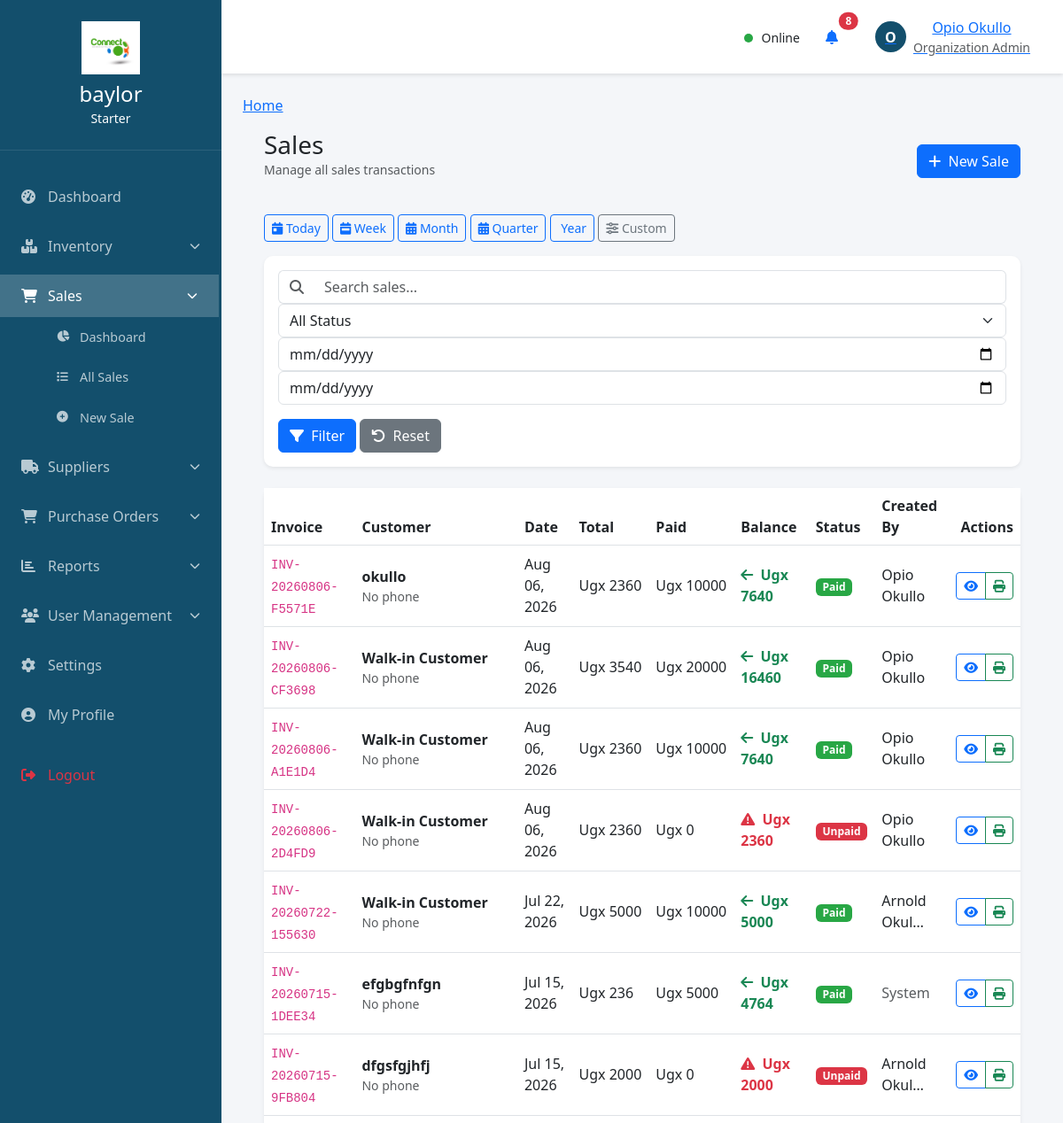
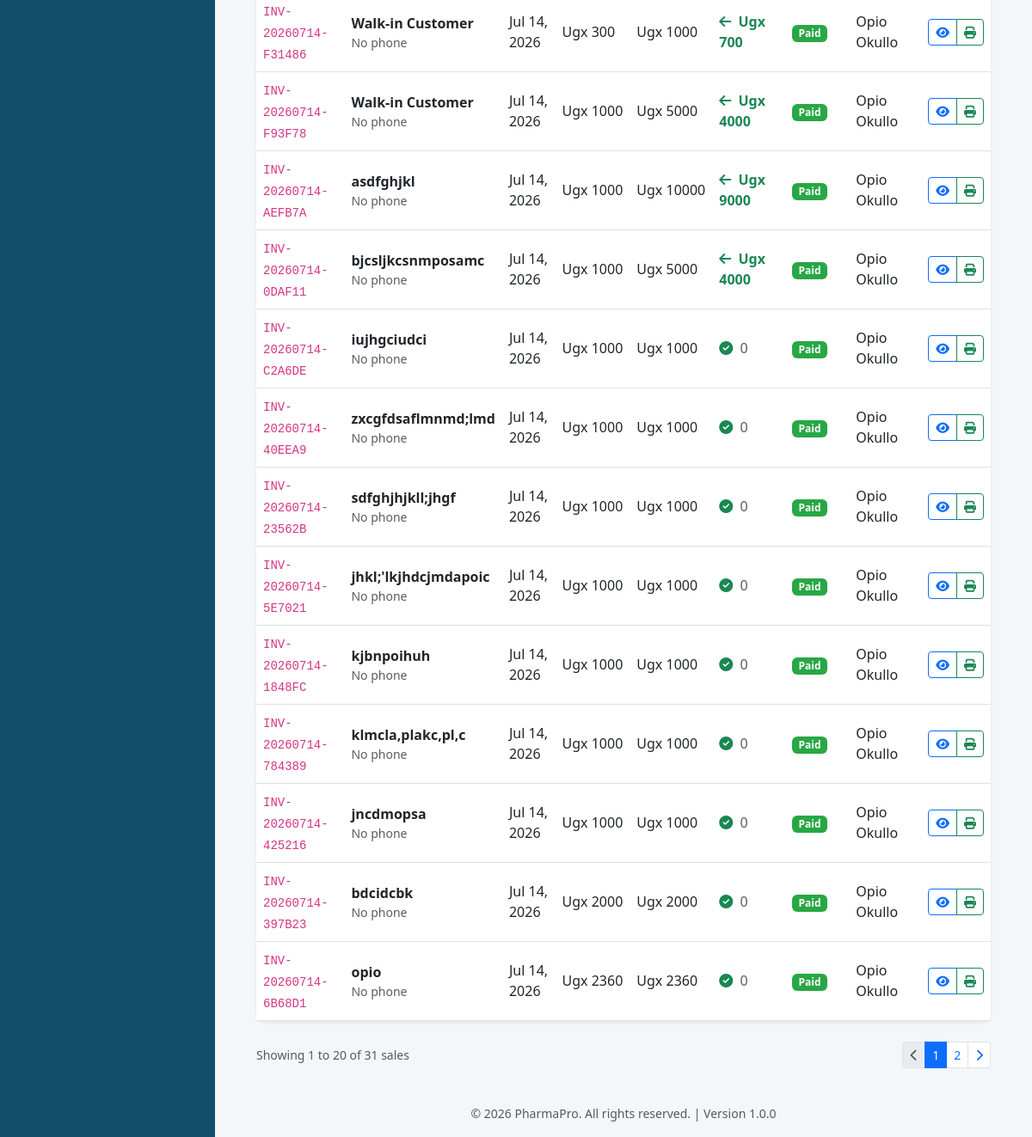
The app's page /sales/sales/ (signed in), older data (2 pictures, top to bottom).
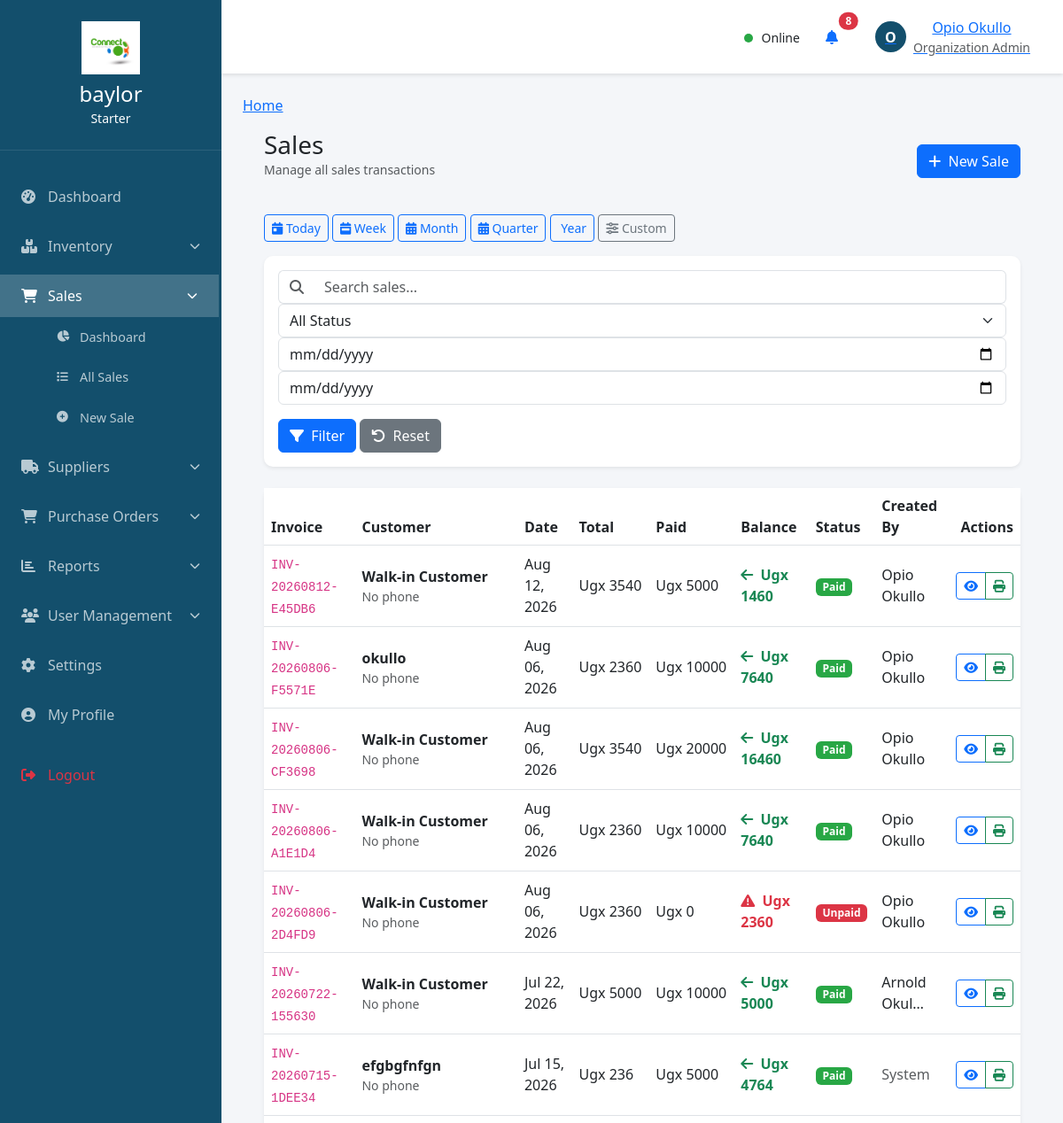
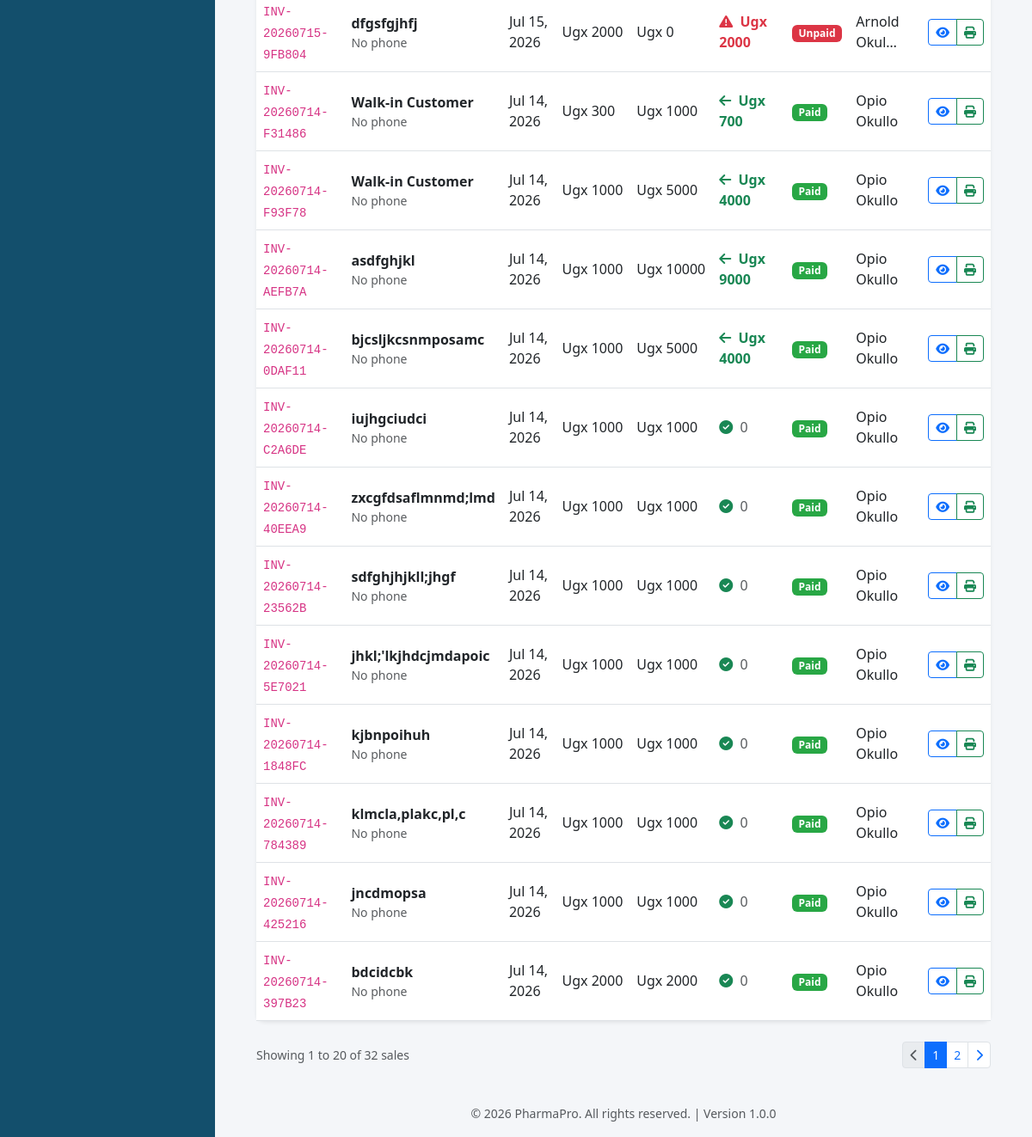
The same page, newer data (2 pictures, top to bottom).
### sales/models.py (models this page shows, shortened)
class Sale(models.Model):
    PAYMENT_STATUS = [
        ('paid', 'Paid'),
        ('partial', 'Partially Paid'),
        ('unpaid', 'Unpaid'),
        ('refunded', 'Refunded'),
    ]
    PAYMENT_METHODS = [
        ('cash', 'Cash'),
        ('credit_card', 'Credit Card'),
        ('debit_card', 'Debit Card'),
        ('bank_transfer', 'Bank Transfer'),
        ('cheque', 'Cheque'),
        ('mobile_money', 'Mobile Money'),
        ('other', 'Other'),
    ]
    id = models.UUIDField(primary_key=True, default=uuid.uuid4, editable=False)
    tenant = models.ForeignKey(Tenant, on_delete=models.CASCADE, related_name='sales')
    invoice_number = models.CharField(max_length=50, unique=True)
    tax_rate = models.DecimalField(max_digits=5, decimal_places=2, default=18.00)
    customer_name = models.CharField(max_length=255, blank=True, null=True)
    customer_phone = models.CharField(max_length=20, blank=True, null=True)
    sale_date = models.DateTimeField(auto_now_add=True)
    due_date = models.DateField()
    subtotal = models.DecimalField(max_digits=10, decimal_places=2, default=0)
    tax_amount = models.DecimalField(max_digits=10, decimal_places=2, default=0)
    discount_amount = models.DecimalField(max_digits=10, decimal_places=2, default=0)
    shipping_cost = models.DecimalField(max_digits=10, decimal_places=2, default=0)
    total_amount = models.DecimalField(max_digits=10, decimal_places=2, default=0)
    paid_amount = models.DecimalField(max_digits=10, decimal_places=2, default=0)
    balance_due = models.DecimalField(max_digits=10, decimal_places=2, default=0)
    change_amount = models.DecimalField(max_digits=10, decimal_places=2, default=0)  # Change returned to customer
    payment_status = models.CharField(max_length=20, choices=PAYMENT_STATUS, default='unpaid')
    payment_method = models.CharField(max_length=20, choices=PAYMENT_METHODS, default='cash')
    payment_date = models.DateTimeField(null=True, blank=True)
    shipping_address = models.TextField(blank=True, null=True)
    delivery_status = models.CharField(max_length=20, choices=[
        ('pending', 'Pending'),
        ('shipped', 'Shipped'),
        ('delivered', 'Delivered'),
        ('cancelled', 'Cancelled'),
    ], default='pending')
    tracking_number = models.CharField(max_length=100, blank=True, null=True)
    notes = models.TextField(blank=True, null=True)
    internal_notes = models.TextField(blank=True, null=True)
    created_by = models.ForeignKey(User, on_delete=models.SET_NULL, null=True, related_name='created_sales')
    created_at = models.DateTimeField(auto_now_add=True)
    updated_at = models.DateTimeField(auto_now=True)
    class Meta:
        db_table = 'sales_sales'
        ordering = ['-sale_date']

### accounts/models.py (models this page shows, shortened)
class User(AbstractUser):
    ROLE_CHOICES = [
        ('super_admin', 'Super Admin'),
        ('admin', 'Organization Admin'),
        ('manager', 'Manager'),
        ('staff', 'Staff'),
        ('viewer', 'Viewer'),
        ('supervisor', 'Supervisor')
    ]
    id = models.UUIDField(primary_key=True, default=uuid.uuid4, editable=False)
    role = models.CharField(max_length=20, choices=ROLE_CHOICES, default='staff')
    phone = models.CharField(max_length=20, blank=True, null=True)
    profile_picture = models.ImageField(
        upload_to='profile_pics/',
        validators=[FileExtensionValidator(['jpg', 'jpeg', 'png', 'gif'])],
        blank=True,
        null=True
    )
    bio = models.TextField(blank=True, null=True)
    email_verified = models.BooleanField(default=False)
    email_verification_token = models.UUIDField(default=uuid.uuid4, editable=False)
    is_active = models.BooleanField(default=True)
    is_online = models.BooleanField(default=False)
    last_activity = models.DateTimeField(auto_now=True)
    created_at = models.DateTimeField(auto_now_add=True)
    updated_at = models.DateTimeField(auto_now=True)
    tenant = models.ForeignKey(
        'tenants.Tenant',
        on_delete=models.CASCADE,
        null=True,
        blank=True,
        related_name='users'
    )
    can_create = models.BooleanField(default=False)
    can_edit = models.BooleanField(default=False)
    can_delete = models.BooleanField(default=False)
    can_view = models.BooleanField(default=True)
    class Meta:
        db_table = 'accounts_user'
        permissions = [
            ("can_manage_tenant", "Can manage tenant settings"),
            ("can_manage_users", "Can manage users"),
            ("can_view_reports", "Can view reports"),
            ("can_export_data", "Can export data"),
        ]

### sales/views.py (the view)
# urls.py: path('sales/', views.sale_list_view, name='sale_list'),
@login_required
def sale_list_view(request):
    if not user_can_view_sales(request.user):
        return render(request, 'accounts/access_denied.html', {'title': 'Access Denied'})
    tenant = request.user.tenant
    sales = Sale.objects.filter(tenant=tenant)
    if request.user.role in ['staff', 'viewer']:
        sales = sales.filter(created_by=request.user)
    search_query = request.GET.get('search', '')
    if search_query:
        sales = sales.filter(
            Q(invoice_number__icontains=search_query) |
            Q(customer_name__icontains=search_query) |
            Q(customer_phone__icontains=search_query)
        )
    status_filter = request.GET.get('status', '')
    if status_filter:
        sales = sales.filter(payment_status=status_filter)
    date_from = request.GET.get('date_from', '')
    if date_from:
        sales = sales.filter(sale_date__date__gte=date_from)
    date_to = request.GET.get('date_to', '')
    if date_to:
        sales = sales.filter(sale_date__date__lte=date_to)
    sales = sales.order_by('-sale_date')
    paginator = Paginator(sales, 20)
    page_number = request.GET.get('page', 1)
    sales_page = paginator.get_page(page_number)
    for sale in sales_page:
        sale.is_overpaid = sale.balance_due < 0
        sale.balance_display = abs(sale.balance_due)
        sale.change_display = sale.change_amount
    context = {
        'sales': sales_page,
        'search_query': search_query,
        'status_filter': status_filter,
        'date_from': date_from,
        'date_to': date_to,
        'can_manage': user_can_manage_sales(request.user),
        'title': 'Sales - PharmaPro'
    }
    return render(request, 'sales/list.html', context)

### accounts/models.py (called while the page is built)
    @classmethod
    def get_unread_count(cls, user):
        return cls.objects.filter(
            models.Q(user=user) | models.Q(tenant=user.tenant, is_global=True),
            is_read=False,
            expires_at__isnull=True
        ).count()

### sales/views.py (called while the page is built)
def user_can_view_sales(user):
    return user.is_authenticated and (user.is_superuser or user.role in ['admin', 'manager', 'staff', 'viewer'])

def user_can_manage_sales(user):
    return user.is_authenticated and (user.is_superuser or user.role in ['admin', 'manager', 'staff'])

### tenants/context_processors.py (called while the page is built)
def tenant_context(request):
    if hasattr(request, 'tenant') and request.tenant:
        return {
            'tenant': request.tenant,
        }
    return {}

def tenant_settings(request):
    if hasattr(request, 'tenant') and request.tenant:
        try:
            settings = TenantSettings.objects.get(tenant=request.tenant)
            return {
                'tenant_settings': settings,
            }
        except TenantSettings.DoesNotExist:
            pass
    return {}

### tenants/models.py (called while the page is built)
    def days_until_expiry(self):
        if self.subscription_end_date:
            delta = self.subscription_end_date - timezone.now()
            return delta.days
        return 0

### sales/templates/sales/list.html (shortened to what the changed rows need)
{% extends 'accounts/base.html' %}
{% load static %}
{% block content %}
<div class="container-fluid px-4">
    <div class="d-flex justify-content-between align-items-center mb-4 page-header">
        <div>
            <h1 class="h3 mb-0 text-gray-800">Sales</h1>
        </div>
    </div>
    <div class="card shadow-sm">
        <div class="card-body p-0">
            <div class="table-responsive">
                <table class="table table-hover align-middle mb-0">
                    <thead class="bg-light">
                        <tr>
                            <th>Invoice</th>
                            <th>Customer</th>
                            <th class="d-none d-sm-table-cell">Date</th>
                            <th>Total</th>
                            <th class="d-none d-md-table-cell">Paid</th>
                            <th>Balance</th>
                            <th>Status</th>
                            {% if user.role != 'staff' %}
                            <th class="d-none d-lg-table-cell">Created By</th>
                            {% endif %}
                            <th class="text-end">Actions</th>
                        </tr>
                    </thead>
                    <tbody>
                        {% for sale in sales %}
                        <tr>
                            <td><code>{{ sale.invoice_number }}</code></td>
                            <td>
                                <div class="fw-semibold">{{ sale.customer_name|default:"Walk-in" }}</div>
                                <div class="small text-muted d-none d-sm-block">{{ sale.customer_phone|default:"No phone" }}</div>
                            </td>
                            <td class="d-none d-sm-table-cell">{{ sale.sale_date|date:'M d, Y' }}</td>
                            <td class="text-nowrap">Ugx {{ sale.total_amount|floatformat:0 }}</td>
                            <td class="d-none d-md-table-cell text-nowrap">Ugx {{ sale.paid_amount|floatformat:0 }}</td>
                            <td>
                                {% if sale.change_amount > 0 %}
                                    <span class="text-success fw-bold">
                                        <i class="fas fa-arrow-left me-1"></i>
                                        Ugx {{ sale.change_amount|floatformat:0 }}
                                    </span>
                                {% elif sale.balance_due > 0 %}
                                    <span class="text-danger fw-bold">
                                        <i class="fas fa-exclamation-triangle me-1"></i>
                                        Ugx {{ sale.balance_due|floatformat:0 }}
                                    </span>
                                {% else %}
                                    <span class="text-muted">
                                        <i class="fas fa-check-circle me-1 text-success"></i>
                                        0
                                    </span>
                                {% endif %}
                            </td>
                            <td>
                                <span class="badge bg-{% if sale.payment_status == 'paid' %}success{% elif sale.payment_status == 'partial' %}warning{% elif sale.payment_status == 'unpaid' %}danger{% else %}secondary{% endif %}">
                                    {{ sale.get_payment_status_display|slice:":6" }}
                                </span>
                            </td>
                            {% if user.role != 'staff' %}
                            <td class="d-none d-lg-table-cell">
                                {% if sale.created_by %}
                                    {{ sale.created_by.get_full_name|default:sale.created_by.username|truncatechars:12 }}
                                {% else %}
                                    <span class="text-muted">System</span>
                                {% endif %}
                            </td>
                            {% endif %}
                            <td class="text-end">
                                <div class="btn-group btn-group-sm" role="group">
                                    <a href="{% url 'sales:sale_detail' sale.id %}" class="btn btn-outline-primary" title="View">
                                        <i class="fas fa-eye"></i>
                                    </a>
                                    <a href="{% url 'sales:sale_receipt' sale.id %}" class="btn btn-outline-success" title="Print Receipt" target="_blank">
                                        <i class="fas fa-print"></i>
                                    </a>
                                </div>
                            </td>
                        </tr>
                        {% endfor %}
                    </tbody>
                </table>
            </div>
        </div>
    </div>
    {% if sales.has_other_pages %}
    <div class="d-flex justify-content-between align-items-center mt-4">
        <div class="text-muted small">
            Showing {{ sales.start_index }} to {{ sales.end_index }} of {{ sales.paginator.count }} sales
        </div>
        <nav aria-label="Page navigation">
            <ul class="pagination pagination-sm mb-0">
                {% if sales.has_previous %}
                <li class="page-item">
                    <a class="page-link" href="?page={{ sales.previous_page_number }}{% if search_query %}&search={{ search_query }}{% endif %}{% if status_filter %}&status={{ status_filter }}{% endif %}{% if date_from %}&date_from={{ date_from }}{% endif %}{% if date_to %}&date_to={{ date_to }}{% endif %}">
                        <i class="fas fa-chevron-left"></i>
                    </a>
                </li>
                {% else %}
                <li class="page-item disabled">
                    <span class="page-link"><i class="fas fa-chevron-left"></i></span>
                </li>
                {% endif %}
                {% for i in sales.paginator.page_range %}
                    {% if sales.number == i %}
                    <li class="page-item active">
                        <span class="page-link">{{ i }}</span>
                    </li>
                    {% elif i > sales.number|add:'-3' and i < sales.number|add:'3' %}
                    <li class="page-item">
                        <a class="page-link" href="?page={{ i }}">
                            {{ i }}
                        </a>
                    </li>
                    {% endif %}
                {% endfor %}
                {% if sales.has_next %}
                <li class="page-item">
                    <a class="page-link" href="?page={{ sales.next_page_number }}">
                        <i class="fas fa-chevron-right"></i>
                    </a>
                </li>
                {% else %}
                <li class="page-item disabled">
                    <span class="page-link"><i class="fas fa-chevron-right"></i></span>
                </li>
                {% endif %}
            </ul>
        </nav>
    </div>
    {% endif %}
</div>
{% endblock %}

Row changes from the older to the newer data that the page shows:
no longer on this page (row unchanged): Sale: invoice_number "INV-20260714-6B68D1", customer_name "opio", customer_phone "No phone", sale_date "Jul 14, 2026", total_amount "2360", paid_amount "2360", change_amount 0 (drawn), payment_status "Paid", created_by.get_full_name "Opio Okullo"
added Sale: invoice_number "INV-20260812-E45DB6", customer_name "Walk-in Customer", customer_phone "No phone", sale_date "Aug 12, 2026", total_amount "3540", paid_amount "5000", change_amount "1460", payment_status "Paid", created_by.get_full_name "Opio Okullo"
Text that changed along with them:
{{ sales.paginator.count }}: "31" → "32"
